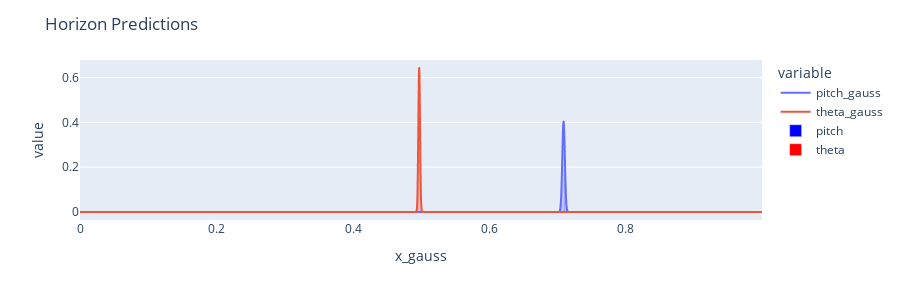

Notebook code cell kept with this figure:
### Code cell
import pandas as pd
import plotly.express as px

for image, target in dataloader:
    break

with torch.no_grad():
    x_pitch, x_theta = model(image.to(model.device))

(y_pitch, score_pitch), (y_theta, score_theta) = model.postprocess(x_pitch, x_theta)
(mu_pitch, amp_pitch, sigma_pitch), (mu_theta, amp_theta, sigma_theta) = (
    model.postprocess_curve_fit(x_pitch, x_theta)
)

print(f"target=\t{target}")
print(f"pred_argmax=\t{[y_pitch, y_theta]}")
print(f"pred_fit=\t{[mu_pitch, mu_theta]}")


# plotting
def gaussian(x, amplitude, mu, sigma):
    return amplitude * np.exp(-((x - mu) ** 2) / (2 * sigma**2))


x_pitch = x_pitch.squeeze().softmax(-1).cpu().numpy()
x_theta = x_theta.squeeze().softmax(-1).cpu().numpy()
x = np.linspace(0, 1, len(x_pitch), endpoint=False)
x_data = np.linspace(0, 1, 5000, endpoint=False)
df_gauss = pd.DataFrame(
    {
        "x_gauss": x_data,
        "pitch_gauss": gaussian(x_data, amp_pitch, mu_pitch, sigma_pitch),
        "theta_gauss": gaussian(x_data, amp_theta, mu_theta, sigma_theta),
    }
)

fig = px.line(df_gauss, x="x_gauss", y=["pitch_gauss", "theta_gauss"])
fig.add_bar(x=x, y=x_pitch, name="pitch", marker=dict(color="blue", opacity=0.5))
fig.add_bar(x=x, y=x_theta, name="theta", marker=dict(color="red", opacity=0.5))
fig.update_layout(barmode="overlay", title="Horizon Predictions")
# set height and tight layout
fig.update_layout(height=300)  # , margin=dict(l=0, r=0, t=0, b=0))
fig.show()

I = (image[0].permute(1, 2, 0) * 255).numpy().astype(np.uint8)
diameter = 1
I = draw_horizon(
    I, pitch_theta=(target[0][0], target[0][1]), color=(0, 255, 0), diameter=diameter
)
I = draw_horizon(
    I, pitch_theta=(y_pitch[0], y_theta[0]), color=(0, 0, 0), diameter=diameter
)
I = draw_horizon(
    I,
    pitch_theta=(mu_pitch, mu_theta),
    color=(0, 0, 255),
    diameter=diameter,
)
I = Image.fromarray(I)
I  # .reduce(2) if I.width >= 1024 else I

### Figure 1 — Plotly figure (JSON) as saved in the notebook; plotly's stock layout.template omitted (floating-point values rounded to 4 significant figures; data arrays with more than 128 entries replaced by an {"elided": "..."} marker saying what was removed)
{"data": [{"hovertemplate": "variable=pitch_gauss<br>x_gauss=%{x}<br>value=%{y}<extra></extra>", "legendgroup": "pitch_gauss", "line": {"color": "#636efa", "dash": "solid"}, "marker": {"symbol": "circle"}, "mode": "lines", "name": "pitch_gauss", "showlegend": true, "type": "scattergl", "x": {"elided": "5000 float values"}, "xaxis": "x", "y": {"elided": "5000 float values"}, "yaxis": "y"}, {"hovertemplate": "variable=theta_gauss<br>x_gauss=%{x}<br>value=%{y}<extra></extra>", "legendgroup": "theta_gauss", "line": {"color": "#EF553B", "dash": "solid"}, "marker": {"symbol": "circle"}, "mode": "lines", "name": "theta_gauss", "showlegend": true, "type": "scattergl", "x": {"elided": "5000 float values"}, "xaxis": "x", "y": {"elided": "5000 float values"}, "yaxis": "y"}, {"marker": {"color": "blue", "opacity": 0.5}, "name": "pitch", "type": "bar", "x": {"elided": "500 float values"}, "y": {"elided": "500 float values"}}, {"marker": {"color": "red", "opacity": 0.5}, "name": "theta", "type": "bar", "x": {"elided": "500 float values"}, "y": {"elided": "500 float values"}}], "layout": {"barmode": "overlay", "height": 300, "legend": {"title": {"text": "variable"}, "tracegroupgap": 0}, "margin": {"t": 60}, "title": {"text": "Horizon Predictions"}, "xaxis": {"anchor": "y", "domain": [0, 1], "title": {"text": "x_gauss"}}, "yaxis": {"anchor": "x", "domain": [0, 1], "title": {"text": "value"}}}}
